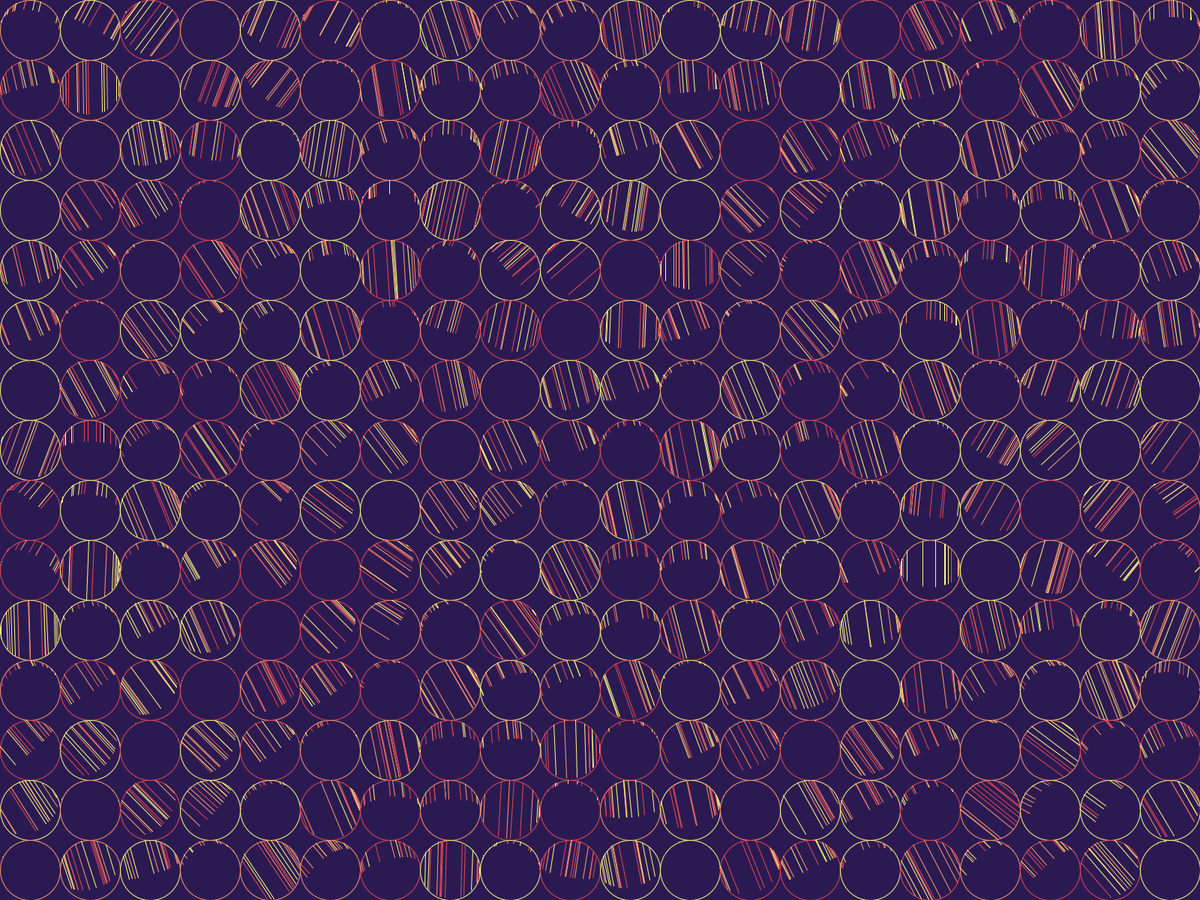
Frame 1 (no input)
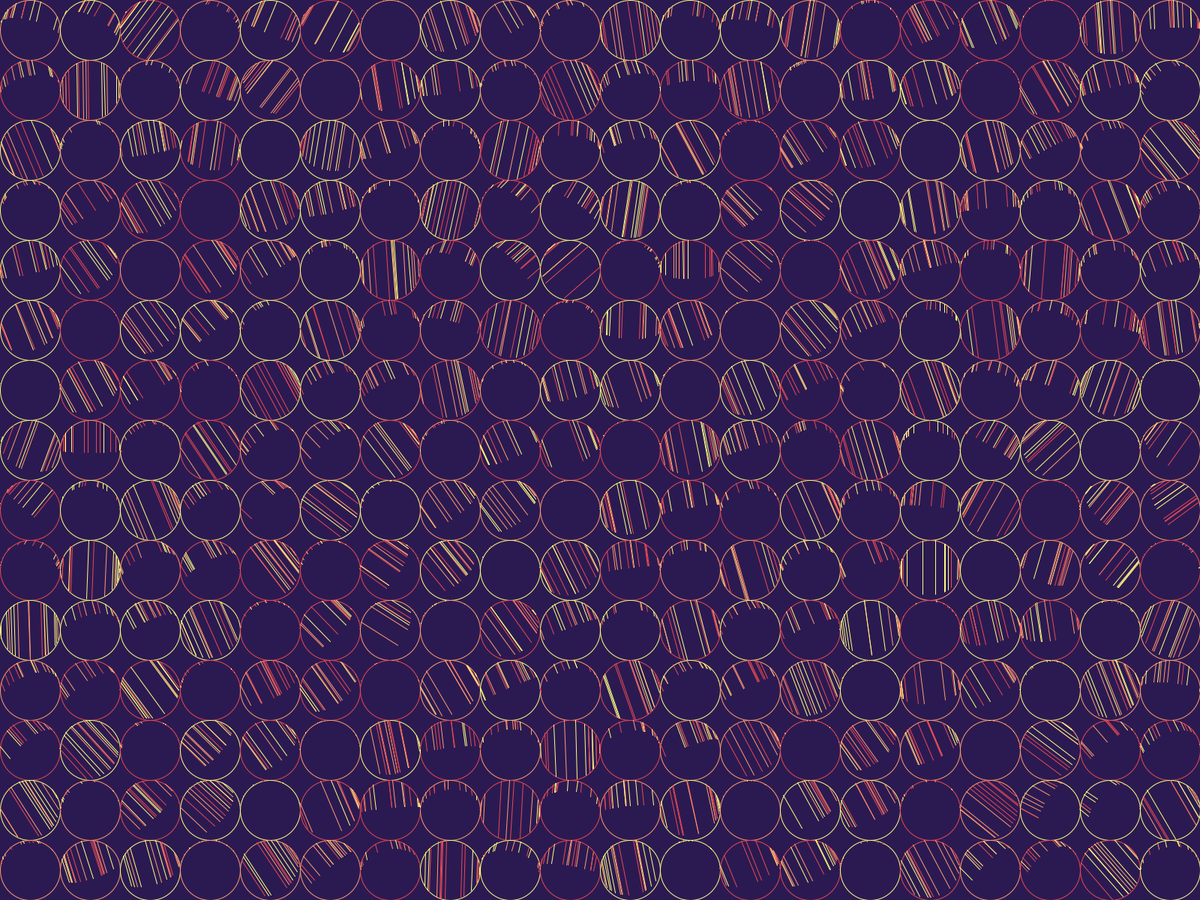
Frame 60 (the mouse pressed at the canvas centre just before this capture)
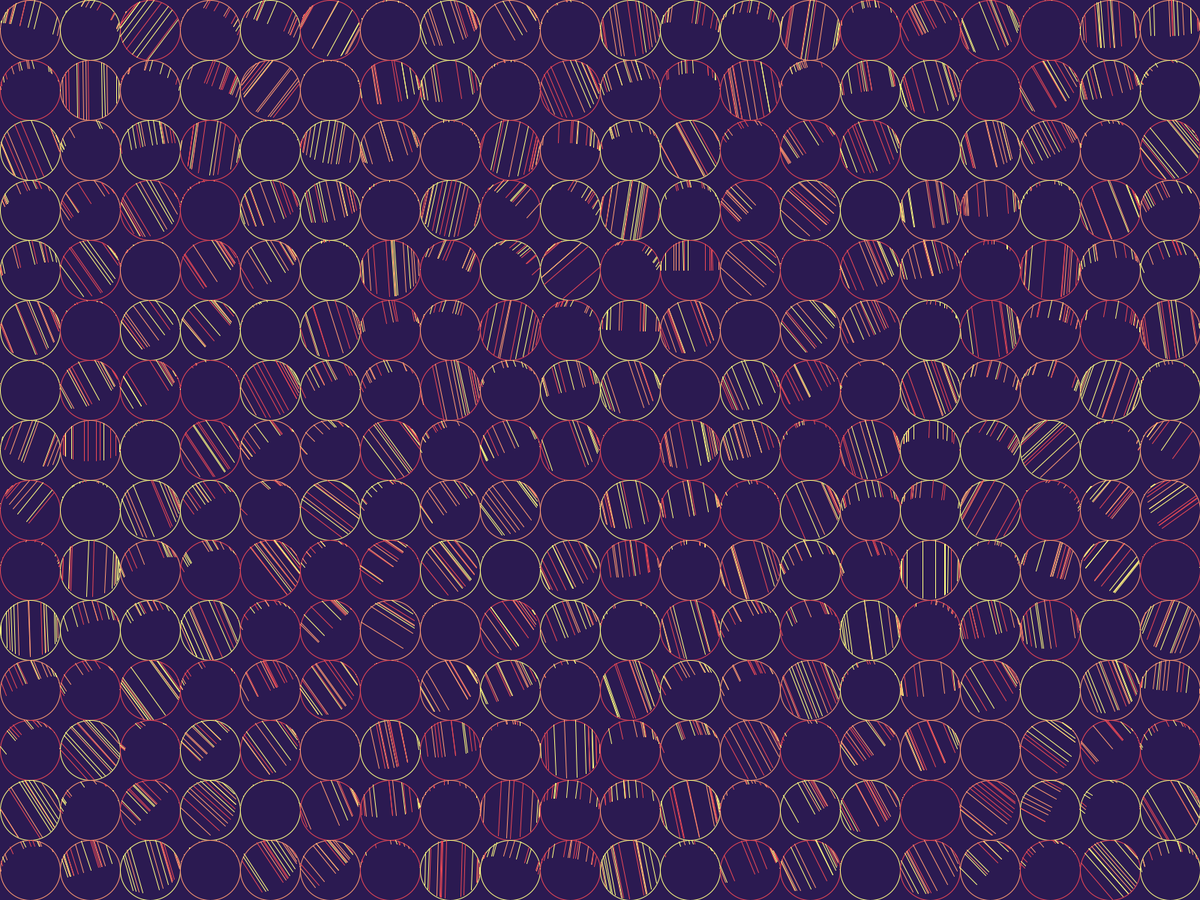
Frame 120 (the mouse held since frame 60 and released just before this capture)

The Processing sketch that drew these frames (run headless with seeded random() and noise(); from frame 60 on, the mouse is pressed at the canvas centre):

// Processing sketch: gobStop
// ── gobStop.pde
ArrayList<Ball> balls = new ArrayList<Ball>();

color yellow = color(255, 253, 130);
color orange = color(255, 155, 113);
color red = color(232, 72, 85);

color[] colScheme = {yellow, orange, red};

float getRadius(float h, float w, float num){
  return 2;
}

void setup(){
  fullScreen();
  
  float radius = 80;
  int lines = 15;
  float off;
  for (float x = radius/2; x < width; x+= 80){
    for (float y = radius/2 ; y < height; y+= 80){
      off = (x+y)/2;
      //off = cos(x + y) / 2;
      Ball temp = new Ball(new PVector(x,y), colScheme, radius, lines, off);
      balls.add(temp);
    }
  }
}

void draw(){
  background(43, 26, 81);
  for (Ball b: balls){
    b.render(0.1, true);
    //b.render2();
  }
  //noLoop();
}

// ── ball.pde
class Ball {
  PVector pos;

  int lines;
  float[] posAngs;
  float dirAng;
  float radius;
  float off; //used to set length of the chords

  color circuCol;
  color[] baseCols;
  color[] colsArr;

  Ball(PVector pos, color[] baseCols, float diameter, int lines, float off) {
    this.pos = pos;
    this.baseCols = baseCols;
    this.circuCol = pickRandom(baseCols);
    this.radius = diameter/2;
    //this.dirAng = noise(pos.x/800, pos.y/800) * PI;
    this.dirAng = noise(pos.y/350, pos.x/350) * PI;
    this.lines = lines;
    this.posAngs = createPosAngs(lines);
    this.off = off;
    this.colsArr = createColArr(baseCols, lines);
  }

  color pickRandom(color[] cols) {
    int colIdx = int(random(colScheme.length));
    return cols[colIdx];
  }

  float[] createPosAngs(int num) {
    float[] thisPosAngs = new float[num];
    for (int i = 0; i < num; i++) {
      float posAng = random(PI, 2*PI);
      thisPosAngs[i] = posAng;
    }
    return thisPosAngs;
  }

  color[] createColArr(color[] cols, int lines) {
    color[] thisColArr = new color[lines];
    for (int i = 0; i < lines; i++) {
      thisColArr[i] = pickRandom(cols);
    }
    return thisColArr;
  }

  void render(float offPlus, boolean renderCirc) {
    stroke(circuCol);
    noFill();
    if (renderCirc){
      circle(pos.x, pos.y, radius*2);
    }

    for (int i = 0; i < posAngs.length; i++) {
      stroke(colsArr[i]);
      float posAng = posAngs[i];
      PVector circuPoint = getCircuPoint(posAng);

      float tVal = getIntersection(circuPoint, dirAng);
      //float prop = noise(off);
      //float prop = ((cos(off) + 1) / 2) * 0.86;
      float prop = ((cos(off) + 1) / 2);
      drawLine(circuPoint, dirAng, tVal, prop);
    }
    off += offPlus;
  }

  void render2(float offPlus, boolean renderCirc){
    stroke(circuCol);
    noFill();
    if (renderCirc){
      circle(pos.x, pos.y, radius*2);
    }

    beginShape(TRIANGLE_STRIP);
    for (float i = PI; i < 2*PI; i+=0.45) {
      PVector circuPoint = getCircuPoint(i);

      float tVal = getIntersection(circuPoint, dirAng);
      float prop = ((cos(off) + 1) / 2) * 0.8;

      off += offPlus;
      float x2 = circuPoint.x + prop * tVal * cos(dirAng);
      float y2 = circuPoint.y + prop * tVal * sin(dirAng);
      vertex(circuPoint.x, circuPoint.y);
      vertex(x2, y2);
    }
    endShape();
  }

  PVector getCircuPoint(float ang) {
    float x = pos.x + radius * cos(ang);
    float y = pos.y + radius * sin(ang);
    return new PVector(x, y);
  }

  void drawLine(PVector start, float ang, float tValue, float p) {
    float x2 = start.x + p * tValue * cos(ang);
    float y2 = start.y + p * tValue * sin(ang);
    line(start.x, start.y, x2, y2);
    //line(x1, y1, x2, y2);
    //x1 + t cos(a) = x
    //y1 + t sin(a) = y
  }

  float getIntersection(PVector start, float angle) {
    //returns t value at intersection
    float a = cos(angle);
    float b = sin(angle);
    float c = pow(a, 2) + pow(b, 2);//a^2 + b^2
    float rSq = pow(radius, 2); //r^2
    float xDiff = pos.x - start.x;//xc - x0
    float yDiff = pos.y - start.y;//yc - y0

    float numer1 = a*xDiff; // a*(xc - x0)
    float numer2 = b*yDiff; // b*(yc - y0)
    float numer3 = a*yDiff; // a*(yc - y0)
    float numer4 = b*xDiff; // b*(xc - x0);

    float numer5 = numer1 + numer2;
    float numer6 = rSq * c - pow(numer3 - numer4, 2);

    float finNumer2 = numer5 + sqrt(numer6);
    float ans = finNumer2 / c;
    return ans;
  }
}
